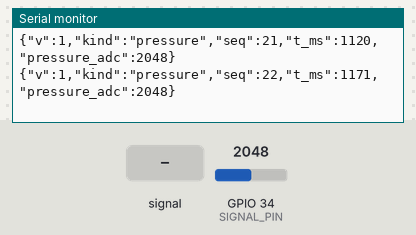
Simulated run of this sketch. Board: ESP32. Shown: the last lines printed to the serial monitor. Inputs (shaded band) come from the test bench; at power-on: GPIO 34 (SIGNAL_PIN) = 2048 (analog values on the 0–4095 scale).

Above: at 1.2 s.
1.3 s: GPIO 34 (SIGNAL_PIN) fed a 200 Hz sine of ±327 counts around its level
At 1.34 s:
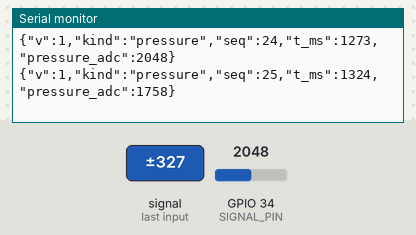
2.8 s: GPIO 34 (SIGNAL_PIN) set to 2866
At 2.82 s:
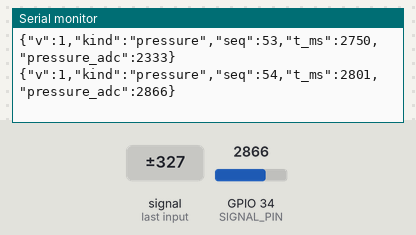
4.3 s: GPIO 34 (SIGNAL_PIN) fed a 1000 Hz sine of ±1023 counts around its level
5.8 s: GPIO 34 (SIGNAL_PIN) set to 3603
At 5.82 s:
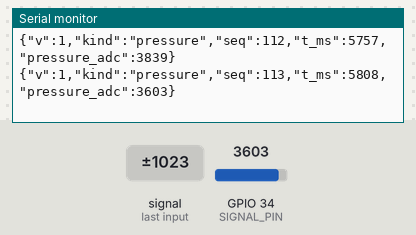
Timing chart, 0 to 8.3 s (numbered marks = the images above; inputs shaded):
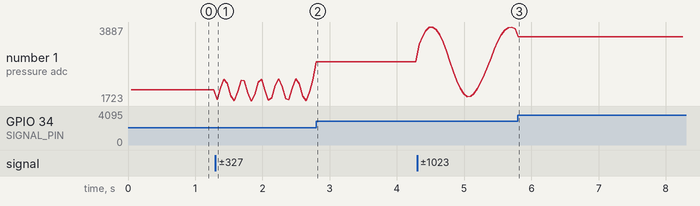

Measured:
- after the input at 1.3 s, the serial monitor: prints a new line at once (image 1)
- plotted number 1: 2048 → 2333 after the input at 1.3 s

The sketch:

02_pressure.ino
```cpp
// 传感器原型采集程序：真实硬件尚未验证。经典 ESP32-WROOM 假设，接入前核对板型和引脚。
#include <Arduino.h>
const uint32_t BAUD = 460800;
uint32_t seq = 0;
uint32_t previous = 0;
const uint32_t INTERVAL_US = 50000;
const uint8_t SIGNAL_PIN = 34;
void setup() { Serial.begin(BAUD); analogReadResolution(12); pinMode(SIGNAL_PIN, INPUT); Serial.println("# ready pressure"); }

void loop() {
  uint32_t now = micros();
  if ((uint32_t)(now - previous) < INTERVAL_US) return;
  previous = now; // 不追赶延迟产生伪造等间隔数据；时间戳反映实际采样时刻
  int value = analogRead(SIGNAL_PIN);
  Serial.printf("{\"v\":1,\"kind\":\"pressure\",\"seq\":%lu,\"t_ms\":%lu,\"pressure_adc\":%lu}\n", (unsigned long)seq++, (unsigned long)millis(), (unsigned long)value);
}
```
